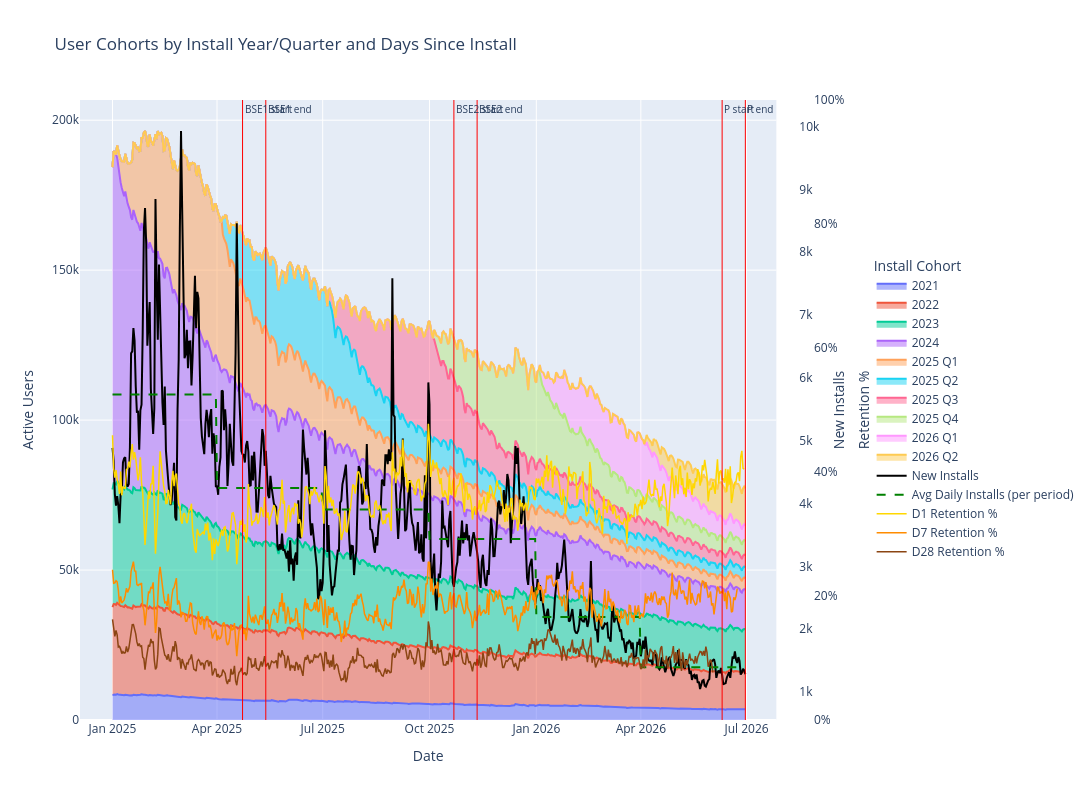

Source (notebook cell):
### Code cell
fig = px.area(
            cohort_data, 
            x='dt', 
            y='users', 
            color='install_dt_bin', 
            title='User Cohorts by Install Year/Quarter and Days Since Install',
            labels={'dt': 'Date', 'users': 'Number of Users'},
            hover_data={'install_dt_bin': True, 'users': ':.0f','total_users': ':.0f'},)

fig.update_layout(xaxis_title='Date', 
                  yaxis_title='Number of Users', 
                  legend_title='Install Cohort',
                  height=800,
                  width=1500)

# --- New installs (right axis y2) ---
fig.add_trace(go.Scatter(
    x=new_installs_by_dt['dt'],
    y=new_installs_by_dt['new_installs'],
    mode='lines',
    name='New Installs',
    line=dict(color='black', width=2),
    yaxis='y2',
))

# --- Avg daily installs per install_dt_bin period (step line, y2) ---
new_installs_by_dt['install_dt_bin'] = new_installs_by_dt['dt'].apply(bin_install_dt)
avg_by_period = (
    new_installs_by_dt
    .groupby('install_dt_bin', observed=True)['new_installs']
    .mean()
    .rename('avg_new_installs')
)
avg_step = (
    new_installs_by_dt[['dt', 'install_dt_bin']]
    .merge(avg_by_period, on='install_dt_bin')
    .sort_values('dt')
)
fig.add_trace(go.Scatter(
    x=avg_step['dt'],
    y=avg_step['avg_new_installs'],
    mode='lines',
    name='Avg Daily Installs (per period)',
    line=dict(color='green', width=2, dash='dash'),
    yaxis='y2',
))

# --- Retention D1 / D7 / D28 (right axis y3) ---
retention_colors = {'D1': 'gold', 'D7': 'darkorange', 'D28': 'saddlebrown'}
for col, color in retention_colors.items():
    fig.add_trace(go.Scatter(
        x=retention_df['dt'],
        y=retention_df[col],
        mode='lines',
        name=f'{col} Retention %',
        line=dict(color=color, width=1.5, dash='solid'),
        yaxis='y3',
    ))

fig.update_layout(
    xaxis=dict(domain=[0, 0.95]),
    yaxis=dict(title='Active Users'),
    yaxis2=dict(
        title='New Installs',
        overlaying='y',
        side='right',
        anchor='free',
        position=0.98,
        showgrid=False,
    ),
    yaxis3=dict(
        title='Retention %',
        overlaying='y',
        side='right',
        anchor='free',
        position=1.0,
        range=[0, 100],
        showgrid=False,
        ticksuffix='%',
    ),
    legend=dict(
        orientation='v',
        yanchor='middle', y=0.5,
        xanchor='left', x=1.08,
    ),
    margin=dict(r=200),
)

ref_lines = [
    (b1_start.strftime('%Y-%m-%d'), 'BSE1 start'),
    (b1_end.strftime('%Y-%m-%d'),   'BSE1 end'),
    (b2_start.strftime('%Y-%m-%d'), 'BSE2 start'),
    (b2_end.strftime('%Y-%m-%d'),   'BSE2 end'),
    (recent_start.strftime('%Y-%m-%d'), 'P start'),
    (recent_end.strftime('%Y-%m-%d'),   'P end'),
]

for date_str, label in ref_lines:
    fig.add_vline(
        x=pd.Timestamp(date_str).timestamp() * 1000,
        line_width=1,
        line_color='red',
        annotation_text=label,
        annotation_position='top right',
        annotation_font_size=10,
    )

fig.show()

### Figure 1 — Plotly figure (JSON) as saved in the notebook; plotly's stock layout.template omitted (floating-point values rounded to 4 significant figures; data arrays with more than 128 entries replaced by an {"elided": "..."} marker saying what was removed)
{"data": [{"customdata": {"elided": "546x2 mixed values"}, "fillpattern": {"shape": ""}, "hovertemplate": "install_dt_bin=%{customdata[0]}<br>Date=%{x}<br>Number of Users=%{y:.0f}<br>total_users=%{customdata[1]:.0f}<extra></extra>", "legendgroup": "2021", "line": {"color": "#636efa"}, "marker": {"symbol": "circle"}, "mode": "lines", "name": "2021", "orientation": "v", "showlegend": true, "stackgroup": "1", "type": "scatter", "x": {"elided": "546 str values"}, "xaxis": "x", "y": {"elided": "546 int values"}, "yaxis": "y"}, {"customdata": {"elided": "546x2 mixed values"}, "fillpattern": {"shape": ""}, "hovertemplate": "install_dt_bin=%{customdata[0]}<br>Date=%{x}<br>Number of Users=%{y:.0f}<br>total_users=%{customdata[1]:.0f}<extra></extra>", "legendgroup": "2022", "line": {"color": "#EF553B"}, "marker": {"symbol": "circle"}, "mode": "lines", "name": "2022", "orientation": "v", "showlegend": true, "stackgroup": "1", "type": "scatter", "x": {"elided": "546 str values"}, "xaxis": "x", "y": {"elided": "546 int values"}, "yaxis": "y"}, {"customdata": {"elided": "546x2 mixed values"}, "fillpattern": {"shape": ""}, "hovertemplate": "install_dt_bin=%{customdata[0]}<br>Date=%{x}<br>Number of Users=%{y:.0f}<br>total_users=%{customdata[1]:.0f}<extra></extra>", "legendgroup": "2023", "line": {"color": "#00cc96"}, "marker": {"symbol": "circle"}, "mode": "lines", "name": "2023", "orientation": "v", "showlegend": true, "stackgroup": "1", "type": "scatter", "x": {"elided": "546 str values"}, "xaxis": "x", "y": {"elided": "546 int values"}, "yaxis": "y"}, {"customdata": {"elided": "546x2 mixed values"}, "fillpattern": {"shape": ""}, "hovertemplate": "install_dt_bin=%{customdata[0]}<br>Date=%{x}<br>Number of Users=%{y:.0f}<br>total_users=%{customdata[1]:.0f}<extra></extra>", "legendgroup": "2024", "line": {"color": "#ab63fa"}, "marker": {"symbol": "circle"}, "mode": "lines", "name": "2024", "orientation": "v", "showlegend": true, "stackgroup": "1", "type": "scatter", "x": {"elided": "546 str values"}, "xaxis": "x", "y": {"elided": "546 int values"}, "yaxis": "y"}, {"customdata": {"elided": "542x2 mixed values"}, "fillpattern": {"shape": ""}, "hovertemplate": "install_dt_bin=%{customdata[0]}<br>Date=%{x}<br>Number of Users=%{y:.0f}<br>total_users=%{customdata[1]:.0f}<extra></extra>", "legendgroup": "2025 Q1", "line": {"color": "#FFA15A"}, "marker": {"symbol": "circle"}, "mode": "lines", "name": "2025 Q1", "orientation": "v", "showlegend": true, "stackgroup": "1", "type": "scatter", "x": {"elided": "542 str values"}, "xaxis": "x", "y": {"elided": "542 int values"}, "yaxis": "y"}, {"customdata": {"elided": "451x2 mixed values"}, "fillpattern": {"shape": ""}, "hovertemplate": "install_dt_bin=%{customdata[0]}<br>Date=%{x}<br>Number of Users=%{y:.0f}<br>total_users=%{customdata[1]:.0f}<extra></extra>", "legendgroup": "2025 Q2", "line": {"color": "#19d3f3"}, "marker": {"symbol": "circle"}, "mode": "lines", "name": "2025 Q2", "orientation": "v", "showlegend": true, "stackgroup": "1", "type": "scatter", "x": {"elided": "451 str values"}, "xaxis": "x", "y": {"elided": "451 int values"}, "yaxis": "y"}, {"customdata": {"elided": "360x2 mixed values"}, "fillpattern": {"shape": ""}, "hovertemplate": "install_dt_bin=%{customdata[0]}<br>Date=%{x}<br>Number of Users=%{y:.0f}<br>total_users=%{customdata[1]:.0f}<extra></extra>", "legendgroup": "2025 Q3", "line": {"color": "#FF6692"}, "marker": {"symbol": "circle"}, "mode": "lines", "name": "2025 Q3", "orientation": "v", "showlegend": true, "stackgroup": "1", "type": "scatter", "x": {"elided": "360 str values"}, "xaxis": "x", "y": {"elided": "360 int values"}, "yaxis": "y"}, {"customdata": {"elided": "269x2 mixed values"}, "fillpattern": {"shape": ""}, "hovertemplate": "install_dt_bin=%{customdata[0]}<br>Date=%{x}<br>Number of Users=%{y:.0f}<br>total_users=%{customdata[1]:.0f}<extra></extra>", "legendgroup": "2025 Q4", "line": {"color": "#B6E880"}, "marker": {"symbol": "circle"}, "mode": "lines", "name": "2025 Q4", "orientation": "v", "showlegend": true, "stackgroup": "1", "type": "scatter", "x": {"elided": "269 str values"}, "xaxis": "x", "y": {"elided": "269 int values"}, "yaxis": "y"}, {"customdata": {"elided": "178x2 mixed values"}, "fillpattern": {"shape": ""}, "hovertemplate": "install_dt_bin=%{customdata[0]}<br>Date=%{x}<br>Number of Users=%{y:.0f}<br>total_users=%{customdata[1]:.0f}<extra></extra>", "legendgroup": "2026 Q1", "line": {"color": "#FF97FF"}, "marker": {"symbol": "circle"}, "mode": "lines", "name": "2026 Q1", "orientation": "v", "showlegend": true, "stackgroup": "1", "type": "scatter", "x": {"elided": "178 str values"}, "xaxis": "x", "y": {"elided": "178 int values"}, "yaxis": "y"}, {"customdata": {"elided": "87x2 mixed values"}, "fillpattern": {"shape": ""}, "hovertemplate": "install_dt_bin=%{customdata[0]}<br>Date=%{x}<br>Number of Users=%{y:.0f}<br>total_users=%{customdata[1]:.0f}<extra></extra>", "legendgroup": "2026 Q2", "line": {"color": "#FECB52"}, "marker": {"symbol": "circle"}, "mode": "lines", "name": "2026 Q2", "orientation": "v", "showlegend": true, "stackgroup": "1", "type": "scatter", "x": ["2026-04-05", "2026-04-06", "2026-04-07", "2026-04-08", "2026-04-09", "2026-04-10", "2026-04-11", "2026-04-12", "2026-04-13", "2026-04-14", "2026-04-15", "2026-04-16", "2026-04-17", "2026-04-18", "2026-04-19", "2026-04-20", "2026-04-21", "2026-04-22", "2026-04-23", "2026-04-24", "2026-04-25", "2026-04-26", "2026-04-27", "2026-04-28", "2026-04-29", "2026-04-30", "2026-05-01", "2026-05-02", "2026-05-03", "2026-05-04", "2026-05-05", "2026-05-06", "2026-05-07", "2026-05-08", "2026-05-09", "2026-05-10", "2026-05-11", "2026-05-12", "2026-05-13", "2026-05-14", "2026-05-15", "2026-05-16", "2026-05-17", "2026-05-18", "2026-05-19", "2026-05-20", "2026-05-21", "2026-05-22", "2026-05-23", "2026-05-24", "2026-05-25", "2026-05-26", "2026-05-27", "2026-05-28", "2026-05-29", "2026-05-30", "2026-05-31", "2026-06-01", "2026-06-02", "2026-06-03", "2026-06-04", "2026-06-05", "2026-06-06", "2026-06-07", "2026-06-08", "2026-06-09", "2026-06-10", "2026-06-11", "2026-06-12", "2026-06-13", "2026-06-14", "2026-06-15", "2026-06-16", "2026-06-17", "2026-06-18", "2026-06-19", "2026-06-20", "2026-06-21", "2026-06-22", "2026-06-23", "2026-06-24", "2026-06-25", "2026-06-26", "2026-06-27", "2026-06-28", "2026-06-29", "2026-06-30"], "xaxis": "x", "y": [1883, 2356, 2663, 3000, 3357, 3660, 3848, 4386, 4634, 4942, 5026, 5210, 5314, 5479, 5929, 6096, 6210, 6251, 6402, 6584, 6628, 7025, 7095, 7168, 7312, 7408, 7492, 7772, 8365, 8321, 8611, 8814, 8902, 8876, 8736, 9249, 9395, 9580, 9487, 9539, 9400, 9312, 9655, 9640, 9778, 9657, 9667, 9338, 9217, 9457, 9797, 9726, 9763, 9851, 9741, 9800, 10530, 10654, 10711, 10959, 10852, 10496, 10460, 11097, 10979, 11211, 11125, 11035, 10897, 10775, 11133, 11343, 11580, 11657, 11767, 11765, 11515, 12060, 12169, 12084, 12384, 12318, 11926, 11914, 12411, 12562, 12568], "yaxis": "y"}, {"line": {"color": "black", "width": 2}, "mode": "lines", "name": "New Installs", "type": "scatter", "x": {"elided": "546 str values"}, "y": {"elided": "546 int values"}, "yaxis": "y2"}, {"line": {"color": "green", "dash": "dash", "width": 2}, "mode": "lines", "name": "Avg Daily Installs (per period)", "type": "scatter", "x": {"elided": "546 str values"}, "y": {"elided": "546 float values"}, "yaxis": "y2"}, {"line": {"color": "gold", "dash": "solid", "width": 1.5}, "mode": "lines", "name": "D1 Retention %", "type": "scatter", "x": {"elided": "574 str values"}, "y": {"elided": "574 float values"}, "yaxis": "y3"}, {"line": {"color": "darkorange", "dash": "solid", "width": 1.5}, "mode": "lines", "name": "D7 Retention %", "type": "scatter", "x": {"elided": "574 str values"}, "y": {"elided": "574 float values"}, "yaxis": "y3"}, {"line": {"color": "saddlebrown", "dash": "solid", "width": 1.5}, "mode": "lines", "name": "D28 Retention %", "type": "scatter", "x": {"elided": "574 str values"}, "y": {"elided": "574 float values"}, "yaxis": "y3"}], "layout": {"annotations": [{"font": {"size": 10}, "showarrow": false, "text": "BSE1 start", "x": 1745366400000, "xanchor": "left", "xref": "x", "y": 1, "yanchor": "top", "yref": "y domain"}, {"font": {"size": 10}, "showarrow": false, "text": "BSE1 end", "x": 1747094400000, "xanchor": "left", "xref": "x", "y": 1, "yanchor": "top", "yref": "y domain"}, {"font": {"size": 10}, "showarrow": false, "text": "BSE2 start", "x": 1761091200000, "xanchor": "left", "xref": "x", "y": 1, "yanchor": "top", "yref": "y domain"}, {"font": {"size": 10}, "showarrow": false, "text": "BSE2 end", "x": 1762819200000, "xanchor": "left", "xref": "x", "y": 1, "yanchor": "top", "yref": "y domain"}, {"font": {"size": 10}, "showarrow": false, "text": "P start", "x": 1781049600000, "xanchor": "left", "xref": "x", "y": 1, "yanchor": "top", "yref": "y domain"}, {"font": {"size": 10}, "showarrow": false, "text": "P end", "x": 1782777600000, "xanchor": "left", "xref": "x", "y": 1, "yanchor": "top", "yref": "y domain"}], "height": 800, "legend": {"orientation": "v", "title": {"text": "Install Cohort"}, "tracegroupgap": 0, "x": 1.08, "xanchor": "left", "y": 0.5, "yanchor": "middle"}, "margin": {"r": 200}, "shapes": [{"line": {"color": "red", "width": 1}, "type": "line", "x0": 1745366400000, "x1": 1745366400000, "xref": "x", "y0": 0, "y1": 1, "yref": "y domain"}, {"line": {"color": "red", "width": 1}, "type": "line", "x0": 1747094400000, "x1": 1747094400000, "xref": "x", "y0": 0, "y1": 1, "yref": "y domain"}, {"line": {"color": "red", "width": 1}, "type": "line", "x0": 1761091200000, "x1": 1761091200000, "xref": "x", "y0": 0, "y1": 1, "yref": "y domain"}, {"line": {"color": "red", "width": 1}, "type": "line", "x0": 1762819200000, "x1": 1762819200000, "xref": "x", "y0": 0, "y1": 1, "yref": "y domain"}, {"line": {"color": "red", "width": 1}, "type": "line", "x0": 1781049600000, "x1": 1781049600000, "xref": "x", "y0": 0, "y1": 1, "yref": "y domain"}, {"line": {"color": "red", "width": 1}, "type": "line", "x0": 1782777600000, "x1": 1782777600000, "xref": "x", "y0": 0, "y1": 1, "yref": "y domain"}], "title": {"text": "User Cohorts by Install Year/Quarter and Days Since Install"}, "width": 1500, "xaxis": {"anchor": "y", "domain": [0, 0.95], "title": {"text": "Date"}}, "yaxis": {"anchor": "x", "domain": [0, 1], "title": {"text": "Active Users"}}, "yaxis2": {"anchor": "free", "overlaying": "y", "position": 0.98, "showgrid": false, "side": "right", "title": {"text": "New Installs"}}, "yaxis3": {"anchor": "free", "overlaying": "y", "position": 1, "range": [0, 100], "showgrid": false, "side": "right", "ticksuffix": "%", "title": {"text": "Retention %"}}}}
